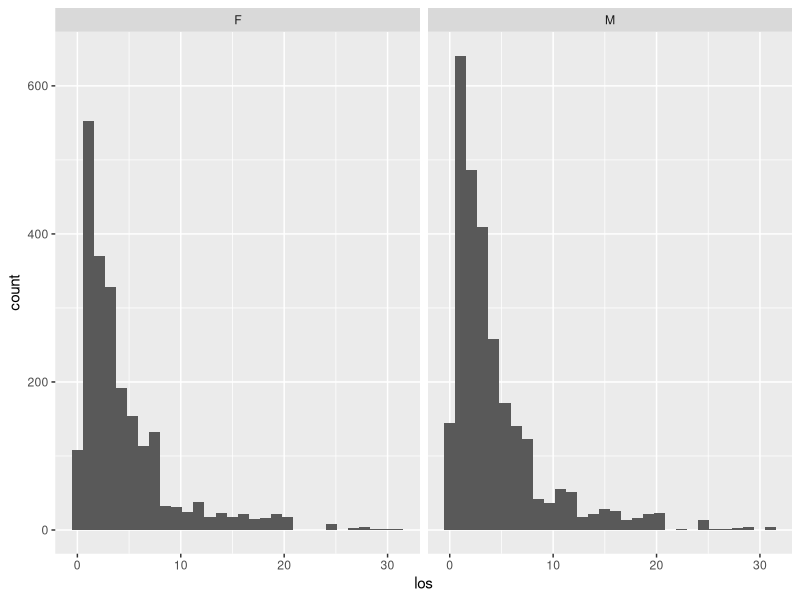

This chart was generated by the following R code:
## ---- chunk 1
# We will need this data later.
library(tidyverse)
library(lubridate)
cchic <- read_csv("../intermediate_CCHIC.csv")
## ---- chunk 2
mean(cchic$height, na.rm = TRUE)
## ---- chunk 3
sd(cchic$height, na.rm = TRUE)
## ---- chunk 4
median(cchic$age_years, na.rm = TRUE)
## ---- chunk 5
IQR(cchic$age_years, na.rm = TRUE)
## ---- chunk 6
table(cchic$medical)
## ---- chunk 7
type <- table(cchic$medical)
prop.table(type)
## ---- chunk 8
cchic %>%
  group_by(sex) %>%
  summarise(av.height = mean(height, na.rm = TRUE))
## ---- chunk 9
t.test(height ~sex, data = cchic)
## ---- chunk 10
table(cchic$sex, cchic$vital_status)
## ---- chunk 11
chisq.test(cchic$sex, cchic$vital_status)
## ---- chunk 12
ggplot(data = cchic, aes(x = los)) +
  geom_histogram() +
  facet_grid(~sex)
## ---- chunk 13
wilcox.test(los ~ sex, data = cchic)
